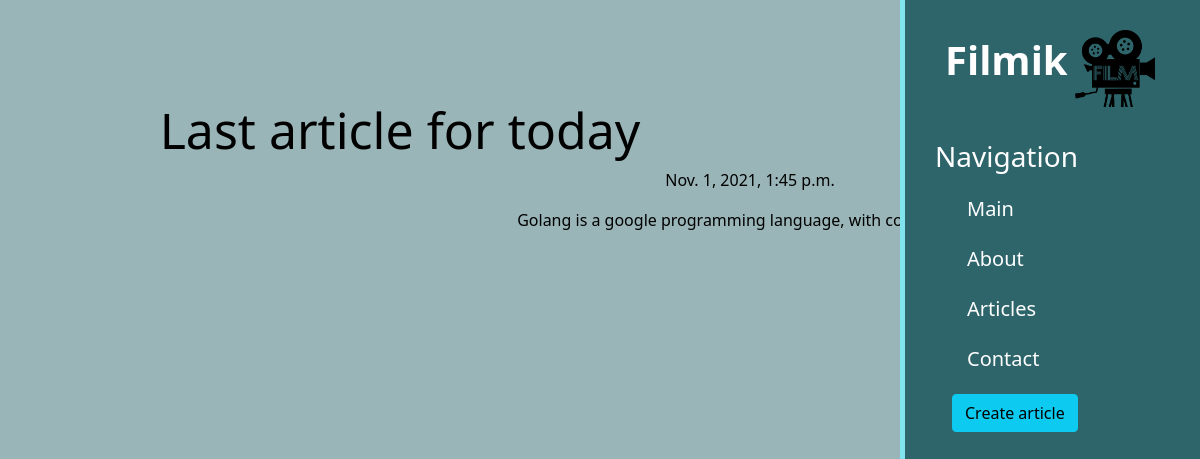
Page /article/3 on the committed database.
### articles/models.py (models this page shows, shortened)
class Articles(models.Model):
    title = models.CharField('Title', max_length=50)
    intro = models.CharField('intro', max_length=250)
    full_text = models.TextField('article')
    date = models.DateTimeField('public')
    class Meta:
        verbose_name= 'article'
        verbose_name_plural = 'articles'

### articles/views.py (the view)
# urls.py: path('<int:pk>', views.ArticleDetailView.as_view(), name='full_article'),
class ArticleDetailView(DetailView):
    model = Articles
    template_name = 'articles/detail_view.html'
    context_object_name = 'post'

### articles/templates/articles/detail_view.html (shortened to what this page needs)
{% extends 'main/base.html' %}
{% block content %}
    <div class="features">
        <h1>{{ post.title }}</h1>
        <p>{{ post.date }}</p>
        <p>{{ post.full_text }}</p>
    </div>
{% endblock %}

### main/static/main/css/main.css (style rules this page uses)
body { background: #9AB5B8 }
.features { float: right; color: #000; margin-top: 100px; text-align: center; width: 75%; }
.features h1 { font-size: 50px; position: relative; left: -350px; }

### rows in the picture
Articles: title "Last article for today", date "Nov. 1, 2021, 1:45 p.m.", full_text "Golang is a google programming language, with cool features"
